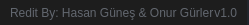
              <widget class="QFrame" name="frame_grip">
               <property name="minimumSize">
                <size>
                 <width>0</width>
                 <height>25</height>
                </size>
               </property>
               <property name="maximumSize">
                <size>
                 <width>16777215</width>
                 <height>25</height>
                </size>
               </property>
               <property name="styleSheet">
                <string notr="true">background-color: rgb(33, 37, 43);</string>
               </property>
               <property name="frameShape">
                <enum>QFrame::NoFrame</enum>
               </property>
               <property name="frameShadow">
                <enum>QFrame::Raised</enum>
               </property>
               <layout class="QHBoxLayout" name="horizontalLayout_6">
                <property name="spacing">
                 <number>0</number>
                </property>
                <property name="leftMargin">
                 <number>0</number>
                </property>
                <property name="topMargin">
                 <number>0</number>
                </property>
                <property name="rightMargin">
                 <number>2</number>
                </property>
                <property name="bottomMargin">
                 <number>0</number>
                </property>
                <item>
                 <widget class="QFrame" name="frame_label_bottom">
                  <property name="styleSheet">
                   <string notr="true">background-color: rgb(29, 29, 29);</string>
                  </property>
                  <property name="frameShape">
                   <enum>QFrame::NoFrame</enum>
                  </property>
                  <property name="frameShadow">
                   <enum>QFrame::Raised</enum>
                  </property>
                  <layout class="QHBoxLayout" name="horizontalLayout_7">
                   <property name="spacing">
                    <number>0</number>
                   </property>
                   <property name="leftMargin">
                    <number>10</number>
                   </property>
                   <property name="topMargin">
                    <number>0</number>
                   </property>
                   <property name="rightMargin">
                    <number>10</number>
                   </property>
                   <property name="bottomMargin">
                    <number>0</number>
                   </property>
                   <item>
                    <widget class="QLabel" name="label_credits">
                     <property name="font">
                      <font>
                       <family>Segoe UI</family>
                      </font>
                     </property>
                     <property name="styleSheet">
                      <string notr="true">color: rgb(98, 103, 111);
background-color: rgb(29, 29, 29);</string>
                     </property>
                     <property name="text">
                      <string>Redit By: Hasan Güneş &amp; Onur Gürler</string>
                     </property>
                    </widget>
                   </item>
                   <item>
                    <widget class="QLabel" name="label_version">
                     <property name="maximumSize">
                      <size>
                       <width>100</width>
                       <height>16777215</height>
                      </size>
                     </property>
                     <property name="font">
                      <font>
                       <family>Segoe UI</family>
                      </font>
                     </property>
                     <property name="styleSheet">
                      <string notr="true">color: rgb(98, 103, 111);
background-color: rgb(29, 29, 29);</string>
                     </property>
                     <property name="text">
                      <string>v1.0</string>
                     </property>
                     <property name="alignment">
                      <set>Qt::AlignRight|Qt::AlignTrailing|Qt::AlignVCenter</set>
                     </property>
                    </widget>
                   </item>
                  </layout>
                 </widget>
                </item>
               </layout>
              </widget>
